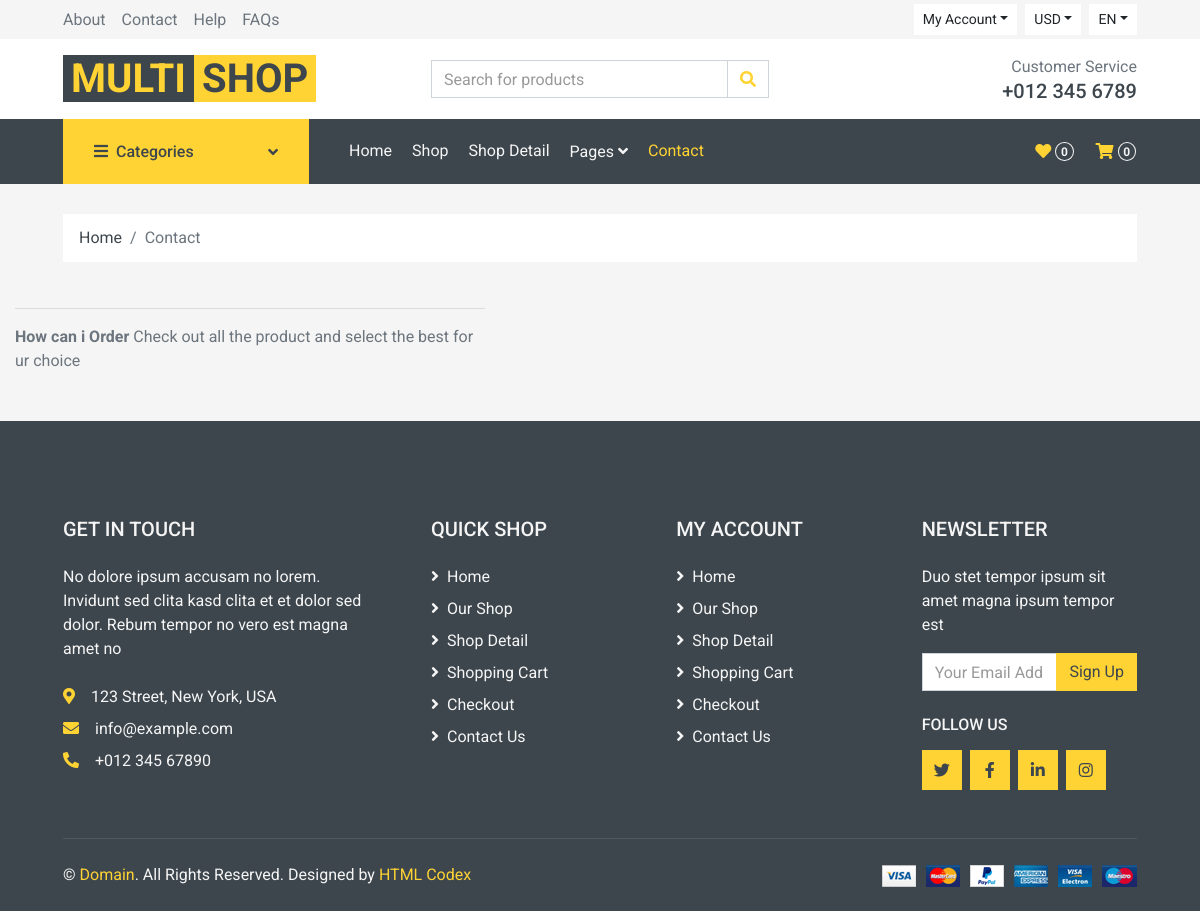
Screenshot of /faq/ with the database file from the repository.
### home/models.py (models this page shows, shortened)
class FAQ(models.Model):
    STATUS = (
        ('True', 'True'),
        ('False', 'False'),
    )
    ordernumber = models.IntegerField()
    question = models.CharField(max_length=200)
    answer = RichTextUploadingField()
    status = models.CharField(max_length=10, choices=STATUS)
    create_at = models.DateTimeField(auto_now_add=True)
    update_at = models.DateTimeField(auto_now=True)

### user/views.py (the view)
# urls.py: path('faq/', UserViews.faq, name='faq'),
def faq(request):
    category = Category.objects.all()
    current_user = request.user
    faq = FAQ.objects.filter(status= 'True').order_by('ordernumber')
    context = {'category': category, 'faq':faq}
    return render(request, 'faq.html', context)

### home/templates/faq.html (shortened to what this page needs)
<!DOCTYPE html>
{% load static %}
<html lang="en">
<head>
    <link href="https://cdnjs.cloudflare.com/ajax/libs/font-awesome/5.10.0/css/all.min.css" rel="stylesheet">
    <link href="{% static 'lib/animate/animate.min.css' %}" rel="stylesheet">
    <link href="{% static 'lib/owlcarousel/assets/owl.carousel.min.css' %}" rel="stylesheet">
    <link href="{% static 'css/style.css' %}" rel="stylesheet">
</head>
<body>
    <div class="container-fluid">
        <div class="row bg-secondary py-1 px-xl-5">
            <div class="col-lg-6 d-none d-lg-block">
                <div class="d-inline-flex align-items-center h-100">
                    <a class="text-body mr-3" href="">About</a>
                    <a class="text-body mr-3" href="">Contact</a>
                    <a class="text-body mr-3" href="">Help</a>
                    <a class="text-body mr-3" href="">FAQs</a>
                </div>
            </div>
            <div class="col-lg-6 text-center text-lg-right">
                <div class="d-inline-flex align-items-center">
                    <div class="btn-group">
                        <button type="button" class="btn btn-sm btn-light dropdown-toggle" data-toggle="dropdown">My Account</button>
                    </div>
                    <div class="btn-group mx-2">
                        <button type="button" class="btn btn-sm btn-light dropdown-toggle" data-toggle="dropdown">USD</button>
                    </div>
                    <div class="btn-group">
                        <button type="button" class="btn btn-sm btn-light dropdown-toggle" data-toggle="dropdown">EN</button>
                    </div>
                </div>
            </div>
        </div>
        <div class="row align-items-center bg-light py-3 px-xl-5 d-none d-lg-flex">
            <div class="col-lg-4">
                <a href="" class="text-decoration-none">
                    <span class="h1 text-uppercase text-primary bg-dark px-2">Multi</span>
                    <span class="h1 text-uppercase text-dark bg-primary px-2 ml-n1">Shop</span>
                </a>
            </div>
            <div class="col-lg-4 col-6 text-left">
                <form action="">
                    <div class="input-group">
                        <input type="text" class="form-control" placeholder="Search for products">
                        <div class="input-group-append">
                            <span class="input-group-text bg-transparent text-primary">
                                <i class="fa fa-search"></i>
                            </span>
                        </div>
                    </div>
                </form>
            </div>
            <div class="col-lg-4 col-6 text-right">
                <p class="m-0">Customer Service</p>
                <h5 class="m-0">+012 345 6789</h5>
            </div>
        </div>
    </div>
    <div class="container-fluid bg-dark mb-30">
        <div class="row px-xl-5">
            <div class="col-lg-3 d-none d-lg-block">
                <a class="btn d-flex align-items-center justify-content-between bg-primary w-100" data-toggle="collapse" href="#navbar-vertical" style="height: 65px; padding: 0 30px;">
                    <h6 class="text-dark m-0"><i class="fa fa-bars mr-2"></i>Categories</h6>
                    <i class="fa fa-angle-down text-dark"></i>
                </a>
            </div>
            <div class="col-lg-9">
                <nav class="navbar navbar-expand-lg bg-dark navbar-dark py-3 py-lg-0 px-0">
                    <div class="collapse navbar-collapse justify-content-between" id="navbarCollapse">
                        <div class="navbar-nav mr-auto py-0">
                            <a href="index.html" class="nav-item nav-link">Home</a>
                            <a href="shop.html" class="nav-item nav-link">Shop</a>
                            <a href="detail.html" class="nav-item nav-link">Shop Detail</a>
                            <div class="nav-item dropdown">
                                <a href="#" class="nav-link dropdown-toggle" data-toggle="dropdown">Pages <i class="fa fa-angle-down mt-1"></i></a>
                            </div>
                            <a href="contact.html" class="nav-item nav-link active">Contact</a>
                        </div>
                        <div class="navbar-nav ml-auto py-0 d-none d-lg-block">
                            <a href="" class="btn px-0">
                                <i class="fas fa-heart text-primary"></i>
                                <span class="badge text-secondary border border-secondary rounded-circle" style="padding-bottom: 2px;">0</span>
                            </a>
                            <a href="" class="btn px-0 ml-3">
                                <i class="fas fa-shopping-cart text-primary"></i>
                                <span class="badge text-secondary border border-secondary rounded-circle" style="padding-bottom: 2px;">0</span>
                            </a>
                        </div>
                    </div>
                </nav>
            </div>
        </div>
    </div>
    <div class="container-fluid">
        <div class="row px-xl-5">
            <div class="col-12">
                <nav class="breadcrumb bg-light mb-30">
                    <a class="breadcrumb-item text-dark" href="#">Home</a>
                    <span class="breadcrumb-item active">Contact</span>
                </nav>
            </div>
        </div>
    </div>
            <div class="col-lg-5 mb-5">
                {% for rs in faq %}
                <hr>
                  <b>{{ rs.question }}</b>
                  {{ rs.answer | safe }}
                {% endfor %}
            </div>
    <div class="container-fluid bg-dark text-secondary mt-5 pt-5">
        <div class="row px-xl-5 pt-5">
            <div class="col-lg-4 col-md-12 mb-5 pr-3 pr-xl-5">
                <h5 class="text-secondary text-uppercase mb-4">Get In Touch</h5>
                <p class="mb-4">No dolore ipsum accusam no lorem. Invidunt sed clita kasd clita et et dolor sed dolor. Rebum tempor no vero est magna amet no</p>
                <p class="mb-2"><i class="fa fa-map-marker-alt text-primary mr-3"></i>123 Street, New York, USA</p>
                <p class="mb-2"><i class="fa fa-envelope text-primary mr-3"></i>info@example.com</p>
                <p class="mb-0"><i class="fa fa-phone-alt text-primary mr-3"></i>+012 345 67890</p>
            </div>
            <div class="col-lg-8 col-md-12">
                <div class="row">
                    <div class="col-md-4 mb-5">
                        <h5 class="text-secondary text-uppercase mb-4">Quick Shop</h5>
                        <div class="d-flex flex-column justify-content-start">
                            <a class="text-secondary mb-2" href="#"><i class="fa fa-angle-right mr-2"></i>Home</a>
                            <a class="text-secondary mb-2" href="#"><i class="fa fa-angle-right mr-2"></i>Our Shop</a>
                            <a class="text-secondary mb-2" href="#"><i class="fa fa-angle-right mr-2"></i>Shop Detail</a>
                            <a class="text-secondary mb-2" href="#"><i class="fa fa-angle-right mr-2"></i>Shopping Cart</a>
                            <a class="text-secondary mb-2" href="#"><i class="fa fa-angle-right mr-2"></i>Checkout</a>
                            <a class="text-secondary" href="#"><i class="fa fa-angle-right mr-2"></i>Contact Us</a>
                        </div>
                    </div>
                    <div class="col-md-4 mb-5">
                        <h5 class="text-secondary text-uppercase mb-4">My Account</h5>
                        <div class="d-flex flex-column justify-content-start">
                            <a class="text-secondary mb-2" href="#"><i class="fa fa-angle-right mr-2"></i>Home</a>
                            <a class="text-secondary mb-2" href="#"><i class="fa fa-angle-right mr-2"></i>Our Shop</a>
                            <a class="text-secondary mb-2" href="#"><i class="fa fa-angle-right mr-2"></i>Shop Detail</a>
                            <a class="text-secondary mb-2" href="#"><i class="fa fa-angle-right mr-2"></i>Shopping Cart</a>
                            <a class="text-secondary mb-2" href="#"><i class="fa fa-angle-right mr-2"></i>Checkout</a>
                            <a class="text-secondary" href="#"><i class="fa fa-angle-right mr-2"></i>Contact Us</a>
                        </div>
                    </div>
                    <div class="col-md-4 mb-5">
                        <h5 class="text-secondary text-uppercase mb-4">Newsletter</h5>
                        <p>Duo stet tempor ipsum sit amet magna ipsum tempor est</p>
                        <form action="">
                            <div class="input-group">
                                <input type="text" class="form-control" placeholder="Your Email Address">
                                <div class="input-group-append">
                                    <button class="btn btn-primary">Sign Up</button>
                                </div>
                            </div>
                        </form>
                        <h6 class="text-secondary text-uppercase mt-4 mb-3">Follow Us</h6>
                        <div class="d-flex">
                            <a class="btn btn-primary btn-square mr-2" href="#"><i class="fab fa-twitter"></i></a>
                            <a class="btn btn-primary btn-square mr-2" href="#"><i class="fab fa-facebook-f"></i></a>
                            <a class="btn btn-primary btn-square mr-2" href="#"><i class="fab fa-linkedin-in"></i></a>
                            <a class="btn btn-primary btn-square" href="#"><i class="fab fa-instagram"></i></a>
                        </div>
                    </div>
                </div>
            </div>
        </div>
        <div class="row border-top mx-xl-5 py-4" style="border-color: rgba(256, 256, 256, .1) !important;">
            <div class="col-md-6 px-xl-0">
                <p class="mb-md-0 text-center text-md-left text-secondary">
                    &copy; <a class="text-primary" href="#">Domain</a>. All Rights Reserved. Designed
                    by
                    <a class="text-primary" href="https://htmlcodex.com">HTML Codex</a>
                </p>
            </div>
            <div class="col-md-6 px-xl-0 text-center text-md-right">
                <img class="img-fluid" src="{% static 'img/payments.png' %}" alt="">
            </div>
        </div>
    </div>
</body>
</html>

### rows the page displays
FAQ: question "How can i Order", answer "Check out all the product and select the best for ur choice"
